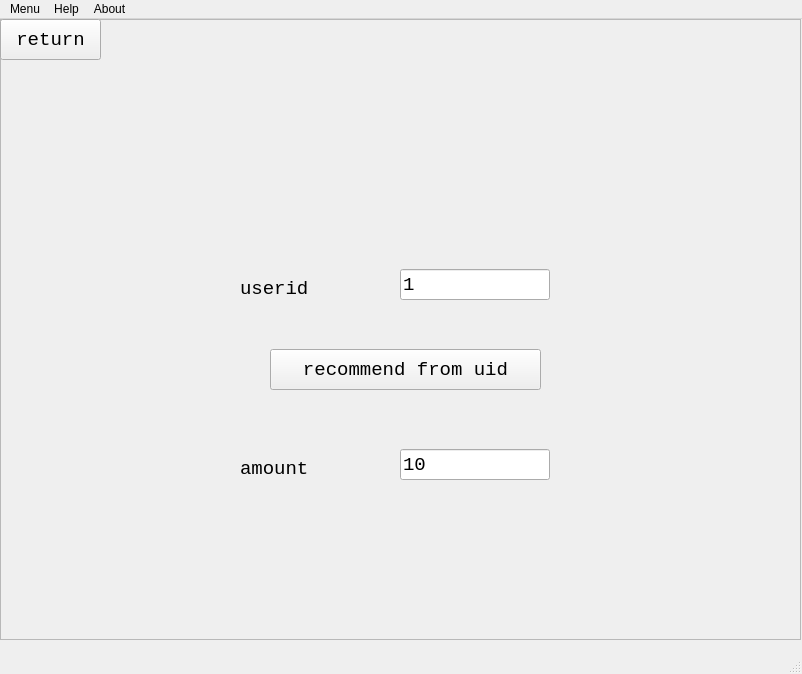
<?xml version="1.0" encoding="UTF-8"?>
<ui version="4.0">
 <class>MainWindow</class>
 <widget class="QMainWindow" name="MainWindow">
  <property name="geometry">
   <rect>
    <x>0</x>
    <y>0</y>
    <width>802</width>
    <height>674</height>
   </rect>
  </property>
  <property name="windowTitle">
   <string>MainWindow</string>
  </property>
  <widget class="QWidget" name="centralwidget">
   <widget class="QWidget" name="verticalLayoutWidget">
    <property name="geometry">
     <rect>
      <x>0</x>
      <y>0</y>
      <width>801</width>
      <height>621</height>
     </rect>
    </property>
    <layout class="QVBoxLayout" name="verticalLayout_2">
     <item>
      <layout class="QVBoxLayout" name="verticalLayout_3">
       <item>
        <widget class="QFrame" name="frame">
         <property name="enabled">
          <bool>true</bool>
         </property>
         <property name="styleSheet">
          <string notr="true">background-image:url(&quot;C:/Users/dongmie1999/Desktop/background.jpeg&quot;)</string>
         </property>
         <property name="frameShape">
          <enum>QFrame::StyledPanel</enum>
         </property>
         <property name="frameShadow">
          <enum>QFrame::Raised</enum>
         </property>
         <widget class="QLineEdit" name="userid_input">
          <property name="geometry">
           <rect>
            <x>400</x>
            <y>250</y>
            <width>150</width>
            <height>31</height>
           </rect>
          </property>
          <property name="font">
           <font>
            <family>Consolas</family>
            <pointsize>14</pointsize>
           </font>
          </property>
          <property name="text">
           <string>1</string>
          </property>
         </widget>
         <widget class="QLineEdit" name="amount_input">
          <property name="geometry">
           <rect>
            <x>400</x>
            <y>430</y>
            <width>150</width>
            <height>31</height>
           </rect>
          </property>
          <property name="font">
           <font>
            <family>Consolas</family>
            <pointsize>14</pointsize>
           </font>
          </property>
          <property name="text">
           <string>10</string>
          </property>
         </widget>
         <widget class="QPushButton" name="recommend_from_uid">
          <property name="geometry">
           <rect>
            <x>270</x>
            <y>330</y>
            <width>271</width>
            <height>41</height>
           </rect>
          </property>
          <property name="font">
           <font>
            <family>Consolas</family>
            <pointsize>14</pointsize>
           </font>
          </property>
          <property name="text">
           <string>recommend from uid</string>
          </property>
          <property name="autoDefault">
           <bool>false</bool>
          </property>
          <property name="default">
           <bool>false</bool>
          </property>
          <property name="flat">
           <bool>false</bool>
          </property>
         </widget>
         <widget class="QPushButton" name="return_2">
          <property name="geometry">
           <rect>
            <x>0</x>
            <y>0</y>
            <width>101</width>
            <height>41</height>
           </rect>
          </property>
          <property name="font">
           <font>
            <family>Consolas</family>
            <pointsize>14</pointsize>
           </font>
          </property>
          <property name="text">
           <string>return</string>
          </property>
          <property name="autoDefault">
           <bool>false</bool>
          </property>
          <property name="default">
           <bool>false</bool>
          </property>
          <property name="flat">
           <bool>false</bool>
          </property>
         </widget>
        </widget>
       </item>
      </layout>
     </item>
    </layout>
   </widget>
   <widget class="QLabel" name="amount">
    <property name="geometry">
     <rect>
      <x>240</x>
      <y>430</y>
      <width>110</width>
      <height>40</height>
     </rect>
    </property>
    <property name="font">
     <font>
      <family>Consolas</family>
      <pointsize>14</pointsize>
     </font>
    </property>
    <property name="text">
     <string>amount</string>
    </property>
   </widget>
   <widget class="QLabel" name="userid">
    <property name="geometry">
     <rect>
      <x>240</x>
      <y>250</y>
      <width>110</width>
      <height>40</height>
     </rect>
    </property>
    <property name="font">
     <font>
      <family>Consolas</family>
      <pointsize>14</pointsize>
     </font>
    </property>
    <property name="text">
     <string>userid</string>
    </property>
   </widget>
  </widget>
  <widget class="QMenuBar" name="menubar">
   <property name="geometry">
    <rect>
     <x>0</x>
     <y>0</y>
     <width>802</width>
     <height>26</height>
    </rect>
   </property>
   <widget class="QMenu" name="menusetting">
    <property name="title">
     <string>Menu</string>
    </property>
    <addaction name="separator"/>
    <addaction name="actionsetting"/>
    <addaction name="separator"/>
    <addaction name="actionexit"/>
   </widget>
   <widget class="QMenu" name="menuhelp">
    <property name="title">
     <string>Help</string>
    </property>
    <addaction name="actiondocument_2"/>
   </widget>
   <widget class="QMenu" name="menuAbout">
    <property name="title">
     <string>About</string>
    </property>
    <addaction name="actionabout"/>
   </widget>
   <addaction name="menusetting"/>
   <addaction name="menuhelp"/>
   <addaction name="menuAbout"/>
  </widget>
  <widget class="QStatusBar" name="statusbar"/>
  <action name="actionsetting">
   <property name="text">
    <string>setting</string>
   </property>
  </action>
  <action name="actionexit">
   <property name="text">
    <string>exit</string>
   </property>
  </action>
  <action name="actiondocument_2">
   <property name="text">
    <string>document</string>
   </property>
  </action>
  <action name="actionabout">
   <property name="text">
    <string>about</string>
   </property>
  </action>
 </widget>
 <resources/>
 <connections/>
</ui>
